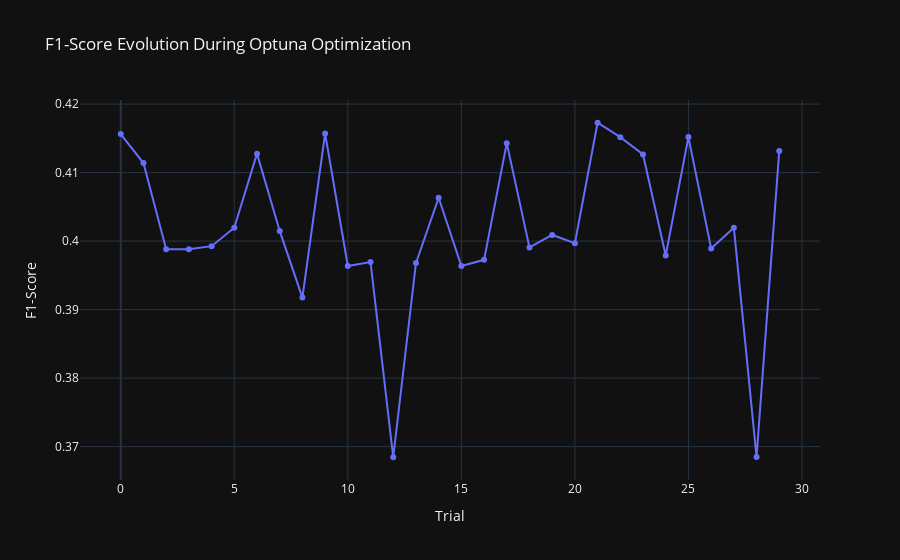

Source (notebook cell):
### Code cell
visualizations['f1_score_evolution']

### Figure 1 — Plotly figure (JSON) as saved in the notebook; plotly's stock layout.template omitted (floating-point values rounded to 4 significant figures)
{"data": [{"mode": "lines+markers", "name": "F1-score", "type": "scatter", "x": [0, 1, 2, 3, 4, 5, 6, 7, 8, 9, 10, 11, 12, 13, 14, 15, 16, 17, 18, 19, 20, 21, 22, 23, 24, 25, 26, 27, 28, 29], "y": [0.4156, 0.4114, 0.3988, 0.3988, 0.3993, 0.402, 0.4128, 0.4015, 0.3918, 0.4157, 0.3964, 0.3969, 0.3684, 0.3968, 0.4063, 0.3964, 0.3973, 0.4143, 0.3991, 0.4009, 0.3997, 0.4173, 0.4152, 0.4127, 0.3979, 0.4152, 0.3989, 0.402, 0.3685, 0.4132]}], "layout": {"title": {"text": "F1-Score Evolution During Optuna Optimization"}, "xaxis": {"title": {"text": "Trial"}}, "yaxis": {"title": {"text": "F1-Score"}}}}
